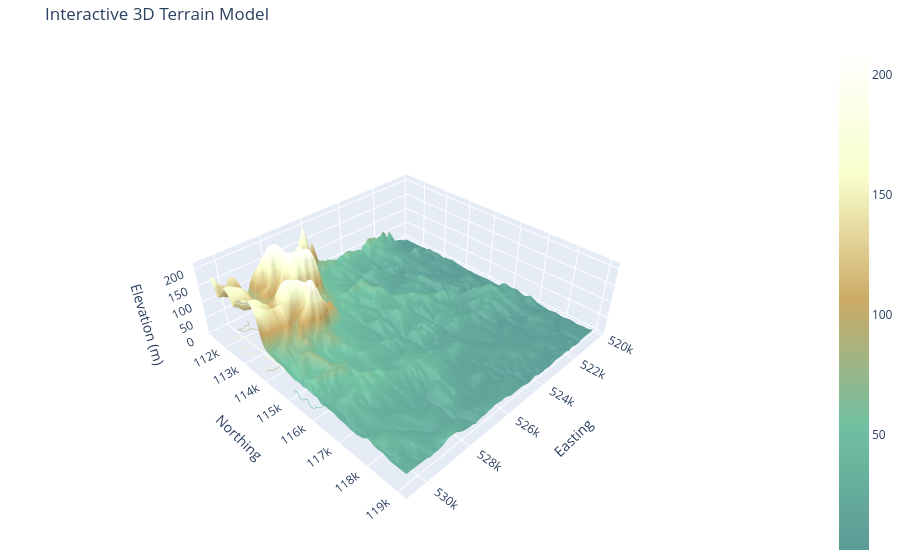

This figure's notebook cell:
### Markdown cell above
## 3D visualization

### Code cell
# Load the Raster
raster_path = OUTPUT_DTM_RASTER

# Read the raster and resample for performance
with rasterio.open(raster_path) as src:

    # reducing the resolution by a factor of 10 to help with performance
    scale = 10

    new_height = src.height // scale
    new_width = src.width // scale

    # Read the first band (elevation) with resampling
    data = src.read(
        1,
        out_shape=(new_height, new_width),
        resampling=Resampling.bilinear
    )

    # Transform gets the affine matrix, used to get the spatial positioning and plot from an array to world coordinates
    """
    a → pixel width (x-scale)
    b → row rotation (usually 0)
    c → x-origin (top-left corner)
    d → column rotation (usually 0)
    e → pixel height (y-scale, often negative)
    f → y-origin (top-left corner)
    """

    # resize with transform.scale 
    transform = src.transform * src.transform.scale(
        src.width / new_width,
        src.height / new_height
    )

    rows, cols = data.shape

    # convert pixel indices into real world coordinates, referring the the affine matrix (a-f)
    x_coords = np.arange(cols) * transform.a + transform.c
    y_coords = np.arange(rows) * transform.e + transform.f

    # create a grid out of the x and y coordinates
    X, Y = np.meshgrid(x_coords, y_coords)

    # Mask nodata values
    nodata = src.nodata
    data = np.where(data == nodata, np.nan, data)

    # Design the colourscale, alternatively you can use a predefined one e.g. 'ylgrn', adding '_r' will reverse it.
    cmap= [[0, 'rgb(91,155,150)'], [0.25,'rgb(113,192,161)'],[0.5, 'rgb(204,170,102)'], 
           [0.75, 'rgb(249,255,204)'], [1, 'rgb(255,255,255)']]

    # Plotly interactive surface
    fig = go.Figure(
        data=[
            go.Surface(
                z=data,
                x=X,
                y=Y,
                colorscale=cmap
            )
        ]
    )

    # Add contours
    fig.update_traces(contours_z=dict(show=True, usecolormap=True,
                                    highlightcolor="limegreen", project_z=True))
    
    # Layout + styling
    fig.update_layout(
        title="Interactive 3D Terrain Model",
        scene=dict(
            xaxis_title="Easting",
            yaxis_title="Northing",
            zaxis_title="Elevation (m)",
            aspectratio=dict(x=1, y=1, z=0.3)
        ),
        margin=dict(l=0, r=0, t=40, b=0)
    )
    # Show plot
    fig.show()

### Figure 1 — Plotly figure (JSON) as saved in the notebook; plotly's stock layout.template omitted (floating-point values rounded to 4 significant figures; data arrays with more than 128 entries replaced by an {"elided": "..."} marker saying what was removed)
{"data": [{"colorscale": [[0, "rgb(91,155,150)"], [0.25, "rgb(113,192,161)"], [0.5, "rgb(204,170,102)"], [0.75, "rgb(249,255,204)"], [1, "rgb(255,255,255)"]], "contours": {"z": {"highlightcolor": "limegreen", "project": {"z": true}, "show": true, "usecolormap": true}}, "type": "surface", "x": {"elided": "154x207 float values"}, "y": {"elided": "154x207 float values"}, "z": {"elided": "154x207 float values"}}], "layout": {"margin": {"b": 0, "l": 0, "r": 0, "t": 40}, "scene": {"aspectratio": {"x": 1, "y": 1, "z": 0.3}, "xaxis": {"title": {"text": "Easting"}}, "yaxis": {"title": {"text": "Northing"}}, "zaxis": {"title": {"text": "Elevation (m)"}}}, "title": {"text": "Interactive 3D Terrain Model"}}}
